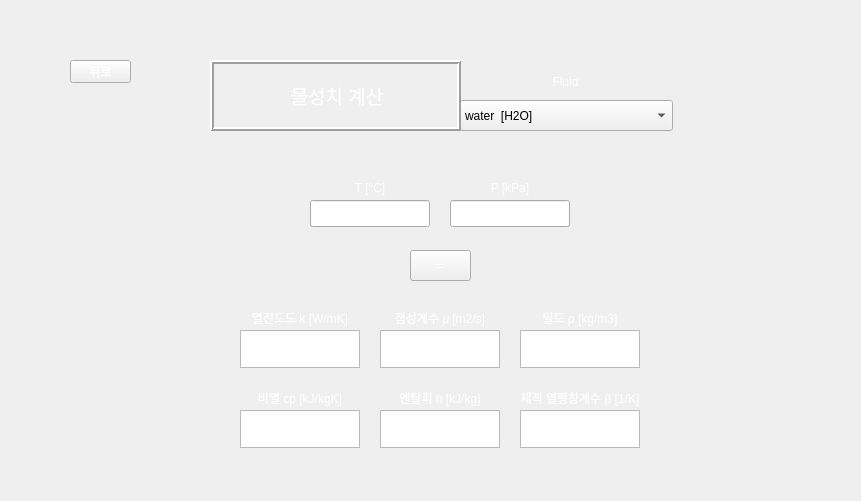
<?xml version="1.0" encoding="UTF-8"?>
<ui version="4.0">
 <class>Form</class>
 <widget class="QWidget" name="Form">
  <property name="geometry">
   <rect>
    <x>0</x>
    <y>0</y>
    <width>861</width>
    <height>501</height>
   </rect>
  </property>
  <property name="minimumSize">
   <size>
    <width>861</width>
    <height>501</height>
   </size>
  </property>
  <property name="maximumSize">
   <size>
    <width>861</width>
    <height>501</height>
   </size>
  </property>
  <property name="windowTitle">
   <string>Form</string>
  </property>
  <property name="styleSheet">
   <string notr="true">background-image: url(:/background/하얀거.png);</string>
  </property>
  <widget class="QPushButton" name="pushButton">
   <property name="geometry">
    <rect>
     <x>70</x>
     <y>60</y>
     <width>61</width>
     <height>23</height>
    </rect>
   </property>
   <property name="styleSheet">
    <string notr="true">QPushButton {
color: qlineargradient(spread:pad, x1:0, y1:1, x2:1, y2:0, stop:0 rgba(255, 255, 255, 255), stop:1 rgba(255, 255, 255, 255));
background-image: url(:/background/버튼2.png);
font: 10pt &quot;맑은 고딕&quot;;
}
QPushButton:hover{
border-image: url(:/background/버튼클릭2.png);
}</string>
   </property>
   <property name="text">
    <string>뒤로</string>
   </property>
  </widget>
  <widget class="QPushButton" name="pushButton_2">
   <property name="geometry">
    <rect>
     <x>410</x>
     <y>250</y>
     <width>61</width>
     <height>31</height>
    </rect>
   </property>
   <property name="styleSheet">
    <string notr="true">QPushButton {
color: qlineargradient(spread:pad, x1:0, y1:1, x2:1, y2:0, stop:0 rgba(255, 255, 255, 255), stop:1 rgba(255, 255, 255, 255));
background-image: url(:/background/버튼2.png);
font: 10pt &quot;맑은 고딕&quot;;
}
QPushButton:hover{
border-image: url(:/background/버튼클릭2.png);
}</string>
   </property>
   <property name="text">
    <string>=</string>
   </property>
  </widget>
  <widget class="QLabel" name="label">
   <property name="geometry">
    <rect>
     <x>310</x>
     <y>170</y>
     <width>120</width>
     <height>35</height>
    </rect>
   </property>
   <property name="styleSheet">
    <string notr="true">color: qlineargradient(spread:pad, x1:0, y1:1, x2:1, y2:0, stop:0 rgba(255, 255, 255, 255), stop:1 rgba(255, 255, 255, 255));
background-image: url(:/background/버튼2.png);
font: 10pt &quot;맑은 고딕&quot;;</string>
   </property>
   <property name="text">
    <string>T [°C]</string>
   </property>
   <property name="alignment">
    <set>Qt::AlignCenter</set>
   </property>
  </widget>
  <widget class="QLabel" name="label_2">
   <property name="geometry">
    <rect>
     <x>450</x>
     <y>170</y>
     <width>120</width>
     <height>35</height>
    </rect>
   </property>
   <property name="styleSheet">
    <string notr="true">color: qlineargradient(spread:pad, x1:0, y1:1, x2:1, y2:0, stop:0 rgba(255, 255, 255, 255), stop:1 rgba(255, 255, 255, 255));
background-image: url(:/background/버튼2.png);
font: 10pt &quot;맑은 고딕&quot;;</string>
   </property>
   <property name="text">
    <string>P [kPa]</string>
   </property>
   <property name="alignment">
    <set>Qt::AlignCenter</set>
   </property>
  </widget>
  <widget class="QLabel" name="label_9">
   <property name="geometry">
    <rect>
     <x>460</x>
     <y>62</y>
     <width>211</width>
     <height>40</height>
    </rect>
   </property>
   <property name="styleSheet">
    <string notr="true">color: qlineargradient(spread:pad, x1:0, y1:1, x2:1, y2:0, stop:0 rgba(255, 255, 255, 255), stop:1 rgba(255, 255, 255, 255));
background-image: url(:/background/버튼2.png);
font: 15pt &quot;맑은 고딕&quot;;</string>
   </property>
   <property name="text">
    <string>Fluid</string>
   </property>
   <property name="alignment">
    <set>Qt::AlignCenter</set>
   </property>
  </widget>
  <widget class="QLineEdit" name="lineEdit">
   <property name="geometry">
    <rect>
     <x>310</x>
     <y>200</y>
     <width>120</width>
     <height>27</height>
    </rect>
   </property>
   <property name="styleSheet">
    <string notr="true">
font: 12pt &quot;맑은 고딕&quot;;</string>
   </property>
   <property name="text">
    <string/>
   </property>
   <property name="frame">
    <bool>true</bool>
   </property>
  </widget>
  <widget class="QLineEdit" name="lineEdit_2">
   <property name="geometry">
    <rect>
     <x>450</x>
     <y>200</y>
     <width>120</width>
     <height>27</height>
    </rect>
   </property>
   <property name="styleSheet">
    <string notr="true">
font: 12pt &quot;맑은 고딕&quot;;</string>
   </property>
  </widget>
  <widget class="QLabel" name="label_11">
   <property name="geometry">
    <rect>
     <x>240</x>
     <y>300</y>
     <width>120</width>
     <height>35</height>
    </rect>
   </property>
   <property name="sizePolicy">
    <sizepolicy hsizetype="Expanding" vsizetype="Expanding">
     <horstretch>0</horstretch>
     <verstretch>0</verstretch>
    </sizepolicy>
   </property>
   <property name="styleSheet">
    <string notr="true">color: qlineargradient(spread:pad, x1:0, y1:1, x2:1, y2:0, stop:0 rgba(255, 255, 255, 255), stop:1 rgba(255, 255, 255, 255));
background-image: url(:/background/버튼2.png);
font: 8pt &quot;맑은 고딕&quot;;</string>
   </property>
   <property name="text">
    <string>열전도도 k [W/mK]</string>
   </property>
   <property name="alignment">
    <set>Qt::AlignCenter</set>
   </property>
  </widget>
  <widget class="QLabel" name="label_12">
   <property name="geometry">
    <rect>
     <x>380</x>
     <y>300</y>
     <width>120</width>
     <height>35</height>
    </rect>
   </property>
   <property name="sizePolicy">
    <sizepolicy hsizetype="Expanding" vsizetype="Expanding">
     <horstretch>0</horstretch>
     <verstretch>0</verstretch>
    </sizepolicy>
   </property>
   <property name="styleSheet">
    <string notr="true">color: qlineargradient(spread:pad, x1:0, y1:1, x2:1, y2:0, stop:0 rgba(255, 255, 255, 255), stop:1 rgba(255, 255, 255, 255));
background-image: url(:/background/버튼2.png);
font: 8pt &quot;맑은 고딕&quot;;</string>
   </property>
   <property name="text">
    <string>점성계수 𝜇 [m2/s]</string>
   </property>
   <property name="alignment">
    <set>Qt::AlignCenter</set>
   </property>
  </widget>
  <widget class="QTextBrowser" name="textBrowser">
   <property name="geometry">
    <rect>
     <x>240</x>
     <y>330</y>
     <width>120</width>
     <height>38</height>
    </rect>
   </property>
   <property name="sizePolicy">
    <sizepolicy hsizetype="Expanding" vsizetype="Preferred">
     <horstretch>0</horstretch>
     <verstretch>0</verstretch>
    </sizepolicy>
   </property>
   <property name="maximumSize">
    <size>
     <width>152</width>
     <height>38</height>
    </size>
   </property>
   <property name="styleSheet">
    <string notr="true">
font: 12pt &quot;맑은 고딕&quot;;</string>
   </property>
  </widget>
  <widget class="QTextBrowser" name="textBrowser_2">
   <property name="geometry">
    <rect>
     <x>380</x>
     <y>330</y>
     <width>120</width>
     <height>38</height>
    </rect>
   </property>
   <property name="sizePolicy">
    <sizepolicy hsizetype="Fixed" vsizetype="Preferred">
     <horstretch>0</horstretch>
     <verstretch>0</verstretch>
    </sizepolicy>
   </property>
   <property name="maximumSize">
    <size>
     <width>152</width>
     <height>38</height>
    </size>
   </property>
   <property name="styleSheet">
    <string notr="true">
font: 12pt &quot;맑은 고딕&quot;;</string>
   </property>
  </widget>
  <widget class="QLabel" name="label_13">
   <property name="geometry">
    <rect>
     <x>520</x>
     <y>300</y>
     <width>120</width>
     <height>35</height>
    </rect>
   </property>
   <property name="sizePolicy">
    <sizepolicy hsizetype="Expanding" vsizetype="Preferred">
     <horstretch>0</horstretch>
     <verstretch>0</verstretch>
    </sizepolicy>
   </property>
   <property name="styleSheet">
    <string notr="true">color: qlineargradient(spread:pad, x1:0, y1:1, x2:1, y2:0, stop:0 rgba(255, 255, 255, 255), stop:1 rgba(255, 255, 255, 255));
background-image: url(:/background/버튼2.png);
font: 8pt &quot;맑은 고딕&quot;;</string>
   </property>
   <property name="text">
    <string>밀도 ρ [kg/m3]</string>
   </property>
   <property name="alignment">
    <set>Qt::AlignCenter</set>
   </property>
  </widget>
  <widget class="QTextBrowser" name="textBrowser_3">
   <property name="geometry">
    <rect>
     <x>520</x>
     <y>330</y>
     <width>120</width>
     <height>38</height>
    </rect>
   </property>
   <property name="sizePolicy">
    <sizepolicy hsizetype="Fixed" vsizetype="Preferred">
     <horstretch>0</horstretch>
     <verstretch>0</verstretch>
    </sizepolicy>
   </property>
   <property name="maximumSize">
    <size>
     <width>152</width>
     <height>38</height>
    </size>
   </property>
   <property name="styleSheet">
    <string notr="true">
font: 12pt &quot;맑은 고딕&quot;;</string>
   </property>
  </widget>
  <widget class="QLabel" name="label_14">
   <property name="geometry">
    <rect>
     <x>240</x>
     <y>380</y>
     <width>120</width>
     <height>35</height>
    </rect>
   </property>
   <property name="sizePolicy">
    <sizepolicy hsizetype="Expanding" vsizetype="Preferred">
     <horstretch>0</horstretch>
     <verstretch>0</verstretch>
    </sizepolicy>
   </property>
   <property name="styleSheet">
    <string notr="true">color: qlineargradient(spread:pad, x1:0, y1:1, x2:1, y2:0, stop:0 rgba(255, 255, 255, 255), stop:1 rgba(255, 255, 255, 255));
background-image: url(:/background/버튼2.png);
font: 8pt &quot;맑은 고딕&quot;;</string>
   </property>
   <property name="text">
    <string>비열 cp [kJ/kgK]</string>
   </property>
   <property name="alignment">
    <set>Qt::AlignCenter</set>
   </property>
  </widget>
  <widget class="QLabel" name="label_15">
   <property name="geometry">
    <rect>
     <x>380</x>
     <y>380</y>
     <width>120</width>
     <height>35</height>
    </rect>
   </property>
   <property name="sizePolicy">
    <sizepolicy hsizetype="Expanding" vsizetype="Expanding">
     <horstretch>0</horstretch>
     <verstretch>0</verstretch>
    </sizepolicy>
   </property>
   <property name="styleSheet">
    <string notr="true">color: qlineargradient(spread:pad, x1:0, y1:1, x2:1, y2:0, stop:0 rgba(255, 255, 255, 255), stop:1 rgba(255, 255, 255, 255));
background-image: url(:/background/버튼2.png);
font: 8pt &quot;맑은 고딕&quot;;</string>
   </property>
   <property name="text">
    <string>엔탈피 h [kJ/kg]</string>
   </property>
   <property name="alignment">
    <set>Qt::AlignCenter</set>
   </property>
  </widget>
  <widget class="QLabel" name="label_16">
   <property name="geometry">
    <rect>
     <x>520</x>
     <y>380</y>
     <width>120</width>
     <height>35</height>
    </rect>
   </property>
   <property name="sizePolicy">
    <sizepolicy hsizetype="Expanding" vsizetype="Expanding">
     <horstretch>0</horstretch>
     <verstretch>0</verstretch>
    </sizepolicy>
   </property>
   <property name="styleSheet">
    <string notr="true">color: qlineargradient(spread:pad, x1:0, y1:1, x2:1, y2:0, stop:0 rgba(255, 255, 255, 255), stop:1 rgba(255, 255, 255, 255));
background-image: url(:/background/버튼2.png);
font: 6pt &quot;맑은 고딕&quot;;</string>
   </property>
   <property name="text">
    <string>체적 열팽창계수 β [1/K]</string>
   </property>
   <property name="alignment">
    <set>Qt::AlignCenter</set>
   </property>
  </widget>
  <widget class="QTextBrowser" name="textBrowser_4">
   <property name="geometry">
    <rect>
     <x>240</x>
     <y>410</y>
     <width>120</width>
     <height>38</height>
    </rect>
   </property>
   <property name="sizePolicy">
    <sizepolicy hsizetype="Fixed" vsizetype="Preferred">
     <horstretch>0</horstretch>
     <verstretch>0</verstretch>
    </sizepolicy>
   </property>
   <property name="maximumSize">
    <size>
     <width>152</width>
     <height>38</height>
    </size>
   </property>
   <property name="styleSheet">
    <string notr="true">
font: 12pt &quot;맑은 고딕&quot;;</string>
   </property>
  </widget>
  <widget class="QTextBrowser" name="textBrowser_5">
   <property name="geometry">
    <rect>
     <x>380</x>
     <y>410</y>
     <width>120</width>
     <height>38</height>
    </rect>
   </property>
   <property name="sizePolicy">
    <sizepolicy hsizetype="Fixed" vsizetype="Preferred">
     <horstretch>0</horstretch>
     <verstretch>0</verstretch>
    </sizepolicy>
   </property>
   <property name="maximumSize">
    <size>
     <width>152</width>
     <height>38</height>
    </size>
   </property>
   <property name="styleSheet">
    <string notr="true">
font: 12pt &quot;맑은 고딕&quot;;</string>
   </property>
  </widget>
  <widget class="QTextBrowser" name="textBrowser_6">
   <property name="geometry">
    <rect>
     <x>520</x>
     <y>410</y>
     <width>120</width>
     <height>38</height>
    </rect>
   </property>
   <property name="sizePolicy">
    <sizepolicy hsizetype="Fixed" vsizetype="Preferred">
     <horstretch>0</horstretch>
     <verstretch>0</verstretch>
    </sizepolicy>
   </property>
   <property name="maximumSize">
    <size>
     <width>152</width>
     <height>38</height>
    </size>
   </property>
   <property name="styleSheet">
    <string notr="true">
font: 12pt &quot;맑은 고딕&quot;;</string>
   </property>
  </widget>
  <widget class="QLabel" name="label_3">
   <property name="geometry">
    <rect>
     <x>0</x>
     <y>0</y>
     <width>861</width>
     <height>501</height>
    </rect>
   </property>
   <property name="styleSheet">
    <string notr="true">image: url(:/background/배경2.png);</string>
   </property>
   <property name="text">
    <string/>
   </property>
  </widget>
  <widget class="QComboBox" name="comboBox">
   <property name="geometry">
    <rect>
     <x>460</x>
     <y>100</y>
     <width>213</width>
     <height>31</height>
    </rect>
   </property>
   <property name="styleSheet">
    <string notr="true">background-image: url(:/background/하얀거.png);
font: 10pt &quot;맑은 고딕&quot;;</string>
   </property>
   <item>
    <property name="text">
     <string>water  [H2O]</string>
    </property>
   </item>
   <item>
    <property name="text">
     <string>air</string>
    </property>
   </item>
   <item>
    <property name="text">
     <string>1-Butene  [C4H8]</string>
    </property>
   </item>
   <item>
    <property name="text">
     <string>Acetone  [C3H6O]</string>
    </property>
   </item>
   <item>
    <property name="text">
     <string>Ammonia  [NH3]</string>
    </property>
   </item>
   <item>
    <property name="text">
     <string>Argon  [Ar]</string>
    </property>
   </item>
   <item>
    <property name="text">
     <string>Benzene  [C6H6]</string>
    </property>
   </item>
   <item>
    <property name="text">
     <string>CarbonDioxide  [CO2]</string>
    </property>
   </item>
   <item>
    <property name="text">
     <string>CarbonMonoxide  [CO]</string>
    </property>
   </item>
   <item>
    <property name="text">
     <string>CarbonylSulfide  [COS]</string>
    </property>
   </item>
   <item>
    <property name="text">
     <string>CycloHexane  [C6H12]</string>
    </property>
   </item>
   <item>
    <property name="text">
     <string>CycloPropane  [C3H6]</string>
    </property>
   </item>
   <item>
    <property name="text">
     <string>Cyclopentane  [C5H10]</string>
    </property>
   </item>
   <item>
    <property name="text">
     <string>D4  [C8H24O4Si4]</string>
    </property>
   </item>
   <item>
    <property name="text">
     <string>D5  [C10H30O5Si5]</string>
    </property>
   </item>
   <item>
    <property name="text">
     <string>D6  [C12H36O6Si6]</string>
    </property>
   </item>
   <item>
    <property name="text">
     <string>Deuterium  [D2]</string>
    </property>
   </item>
   <item>
    <property name="text">
     <string>Dichloroethane  [C2Cl2H4]</string>
    </property>
   </item>
   <item>
    <property name="text">
     <string>DiethylEther  [C4H10O]</string>
    </property>
   </item>
   <item>
    <property name="text">
     <string>DimethylCarbonate  [C3H6O3]</string>
    </property>
   </item>
   <item>
    <property name="text">
     <string>DimethylEther  [C2H6O]</string>
    </property>
   </item>
   <item>
    <property name="text">
     <string>Ethane  [C2H6]</string>
    </property>
   </item>
   <item>
    <property name="text">
     <string>Ethanol  [C2H6O]</string>
    </property>
   </item>
   <item>
    <property name="text">
     <string>EthylBenzene  [C8H10]</string>
    </property>
   </item>
   <item>
    <property name="text">
     <string>Ethylene  [C2H4]</string>
    </property>
   </item>
   <item>
    <property name="text">
     <string>EthyleneOxide  [C2H4O]</string>
    </property>
   </item>
   <item>
    <property name="text">
     <string>Fluorine  [F2]</string>
    </property>
   </item>
   <item>
    <property name="text">
     <string>HFE143m  [C2F3H3O]</string>
    </property>
   </item>
   <item>
    <property name="text">
     <string>HeavyWater  [D2O]</string>
    </property>
   </item>
   <item>
    <property name="text">
     <string>Helium  [He]</string>
    </property>
   </item>
   <item>
    <property name="text">
     <string>Hydrogen  [H2]</string>
    </property>
   </item>
   <item>
    <property name="text">
     <string>HydrogenChloride  [ClH]</string>
    </property>
   </item>
   <item>
    <property name="text">
     <string>HydrogenSulfide  [H2S]</string>
    </property>
   </item>
   <item>
    <property name="text">
     <string>IsoButane  [C4H10]</string>
    </property>
   </item>
   <item>
    <property name="text">
     <string>IsoButene  [C4H8]</string>
    </property>
   </item>
   <item>
    <property name="text">
     <string>Isohexane  [C6H14]</string>
    </property>
   </item>
   <item>
    <property name="text">
     <string>Isopentane  [C5H12]</string>
    </property>
   </item>
   <item>
    <property name="text">
     <string>Krypton  [Kr]</string>
    </property>
   </item>
   <item>
    <property name="text">
     <string>MD2M  [C10H30O3Si4]</string>
    </property>
   </item>
   <item>
    <property name="text">
     <string>MD3M  [C12H36O4Si5]</string>
    </property>
   </item>
   <item>
    <property name="text">
     <string>MD4M  [C14H42O5Si6]</string>
    </property>
   </item>
   <item>
    <property name="text">
     <string>MDM  [C8H24O2Si3]</string>
    </property>
   </item>
   <item>
    <property name="text">
     <string>MM  [C6H18OSi2]</string>
    </property>
   </item>
   <item>
    <property name="text">
     <string>Methane  [CH4]</string>
    </property>
   </item>
   <item>
    <property name="text">
     <string>Methanol  [CH4O]</string>
    </property>
   </item>
   <item>
    <property name="text">
     <string>MethylLinoleate  [C19H34O2]</string>
    </property>
   </item>
   <item>
    <property name="text">
     <string>MethylLinolenate  [C19H32O2]</string>
    </property>
   </item>
   <item>
    <property name="text">
     <string>MethylOleate  [C19H36O2]</string>
    </property>
   </item>
   <item>
    <property name="text">
     <string>MethylPalmitate  [C17H34O2]</string>
    </property>
   </item>
   <item>
    <property name="text">
     <string>MethylStearate  [C19H38O2]</string>
    </property>
   </item>
   <item>
    <property name="text">
     <string>Neon  [Ne]</string>
    </property>
   </item>
   <item>
    <property name="text">
     <string>Neopentane  [C5H12]</string>
    </property>
   </item>
   <item>
    <property name="text">
     <string>Nitrogen  [N2]</string>
    </property>
   </item>
   <item>
    <property name="text">
     <string>NitrousOxide  [N2O]</string>
    </property>
   </item>
   <item>
    <property name="text">
     <string>Novec649  [C6F12O]</string>
    </property>
   </item>
   <item>
    <property name="text">
     <string>OrthoDeuterium</string>
    </property>
   </item>
   <item>
    <property name="text">
     <string>OrthoHydrogen</string>
    </property>
   </item>
   <item>
    <property name="text">
     <string>Oxygen  [O2]</string>
    </property>
   </item>
   <item>
    <property name="text">
     <string>ParaDeuterium</string>
    </property>
   </item>
   <item>
    <property name="text">
     <string>ParaHydrogen</string>
    </property>
   </item>
   <item>
    <property name="text">
     <string>Propylene  [C3H6]</string>
    </property>
   </item>
   <item>
    <property name="text">
     <string>Propyne  [C3H4]</string>
    </property>
   </item>
   <item>
    <property name="text">
     <string>R11</string>
    </property>
   </item>
   <item>
    <property name="text">
     <string>R113</string>
    </property>
   </item>
   <item>
    <property name="text">
     <string>R114</string>
    </property>
   </item>
   <item>
    <property name="text">
     <string>R115</string>
    </property>
   </item>
   <item>
    <property name="text">
     <string>R116</string>
    </property>
   </item>
   <item>
    <property name="text">
     <string>R12</string>
    </property>
   </item>
   <item>
    <property name="text">
     <string>R123</string>
    </property>
   </item>
   <item>
    <property name="text">
     <string>R1233zd(E)</string>
    </property>
   </item>
   <item>
    <property name="text">
     <string>R1234yf</string>
    </property>
   </item>
   <item>
    <property name="text">
     <string>R1234ze(E)</string>
    </property>
   </item>
   <item>
    <property name="text">
     <string>R1234ze(Z)</string>
    </property>
   </item>
   <item>
    <property name="text">
     <string>R124</string>
    </property>
   </item>
   <item>
    <property name="text">
     <string>R1243zf</string>
    </property>
   </item>
   <item>
    <property name="text">
     <string>R125</string>
    </property>
   </item>
   <item>
    <property name="text">
     <string>R13</string>
    </property>
   </item>
   <item>
    <property name="text">
     <string>R134a</string>
    </property>
   </item>
   <item>
    <property name="text">
     <string>R13l1</string>
    </property>
   </item>
   <item>
    <property name="text">
     <string>R14</string>
    </property>
   </item>
   <item>
    <property name="text">
     <string>R141b</string>
    </property>
   </item>
   <item>
    <property name="text">
     <string>R142b</string>
    </property>
   </item>
   <item>
    <property name="text">
     <string>R143a</string>
    </property>
   </item>
   <item>
    <property name="text">
     <string>R152A</string>
    </property>
   </item>
   <item>
    <property name="text">
     <string>R161</string>
    </property>
   </item>
   <item>
    <property name="text">
     <string>R21</string>
    </property>
   </item>
   <item>
    <property name="text">
     <string>R218</string>
    </property>
   </item>
   <item>
    <property name="text">
     <string>R22</string>
    </property>
   </item>
   <item>
    <property name="text">
     <string>R227EA</string>
    </property>
   </item>
   <item>
    <property name="text">
     <string>R23</string>
    </property>
   </item>
   <item>
    <property name="text">
     <string>R236EA</string>
    </property>
   </item>
   <item>
    <property name="text">
     <string>R236FA</string>
    </property>
   </item>
   <item>
    <property name="text">
     <string>R245ca</string>
    </property>
   </item>
   <item>
    <property name="text">
     <string>R245fa</string>
    </property>
   </item>
   <item>
    <property name="text">
     <string>R32</string>
    </property>
   </item>
   <item>
    <property name="text">
     <string>R365MFC</string>
    </property>
   </item>
   <item>
    <property name="text">
     <string>R40</string>
    </property>
   </item>
   <item>
    <property name="text">
     <string>R404A</string>
    </property>
   </item>
   <item>
    <property name="text">
     <string>R407C</string>
    </property>
   </item>
   <item>
    <property name="text">
     <string>R41</string>
    </property>
   </item>
   <item>
    <property name="text">
     <string>R410A</string>
    </property>
   </item>
   <item>
    <property name="text">
     <string>R507A</string>
    </property>
   </item>
   <item>
    <property name="text">
     <string>RC318</string>
    </property>
   </item>
   <item>
    <property name="text">
     <string>SES36</string>
    </property>
   </item>
   <item>
    <property name="text">
     <string>SulfurDioxide  [O2S]</string>
    </property>
   </item>
   <item>
    <property name="text">
     <string>SulfurHexafluoride  [F6S]</string>
    </property>
   </item>
   <item>
    <property name="text">
     <string>Toluene  [C7H8]</string>
    </property>
   </item>
   <item>
    <property name="text">
     <string>Xenon  [Xe]</string>
    </property>
   </item>
   <item>
    <property name="text">
     <string>cis-2-Butene  [C4H8]</string>
    </property>
   </item>
   <item>
    <property name="text">
     <string>m-Xylene  [C8H10]</string>
    </property>
   </item>
   <item>
    <property name="text">
     <string>n-Butane  [C4H10]</string>
    </property>
   </item>
   <item>
    <property name="text">
     <string>n-Decane  [C10H22]</string>
    </property>
   </item>
   <item>
    <property name="text">
     <string>n-Dodecane  [C12H26]</string>
    </property>
   </item>
   <item>
    <property name="text">
     <string>n-Heptane  [C7H16]</string>
    </property>
   </item>
   <item>
    <property name="text">
     <string>n-Hexane  [C6H14]</string>
    </property>
   </item>
   <item>
    <property name="text">
     <string>n-Nonane  [C9H20]</string>
    </property>
   </item>
   <item>
    <property name="text">
     <string>n-Octane  [C8H18]</string>
    </property>
   </item>
   <item>
    <property name="text">
     <string>n-Pentane  [C5H12]</string>
    </property>
   </item>
   <item>
    <property name="text">
     <string>n-Propane  [C3H8]</string>
    </property>
   </item>
   <item>
    <property name="text">
     <string>n-Undecane  [C11H24]</string>
    </property>
   </item>
   <item>
    <property name="text">
     <string>o-Xylene  [C8H10]</string>
    </property>
   </item>
   <item>
    <property name="text">
     <string>p-Xylene  [C8H10]</string>
    </property>
   </item>
   <item>
    <property name="text">
     <string>trans-2-Butene  [C4H8]</string>
    </property>
   </item>
  </widget>
  <widget class="QLabel" name="label_4">
   <property name="geometry">
    <rect>
     <x>210</x>
     <y>60</y>
     <width>251</width>
     <height>71</height>
    </rect>
   </property>
   <property name="styleSheet">
    <string notr="true">font: 10pt &quot;맑은 고딕&quot;;
color: rgb(255, 255, 255);
background-image: url(:/background/버튼2.png);</string>
   </property>
   <property name="frameShape">
    <enum>QFrame::Box</enum>
   </property>
   <property name="frameShadow">
    <enum>QFrame::Raised</enum>
   </property>
   <property name="lineWidth">
    <number>2</number>
   </property>
   <property name="text">
    <string>&lt;!DOCTYPE HTML PUBLIC &quot;-//W3C//DTD HTML 4.0//EN&quot; &quot;http://www.w3.org/TR/REC-html40/strict.dtd&quot;&gt;
&lt;html&gt;&lt;head&gt;&lt;meta name=&quot;qrichtext&quot; content=&quot;1&quot; /&gt;&lt;style type=&quot;text/css&quot;&gt;
p, li { white-space: pre-wrap; }
&lt;/style&gt;&lt;/head&gt;&lt;body style=&quot; font-family:'맑은 고딕'; font-size:10pt; font-weight:400; font-style:normal;&quot;&gt;
&lt;p align=&quot;center&quot; style=&quot; margin-top:12px; margin-bottom:12px; margin-left:0px; margin-right:0px; -qt-block-indent:0; text-indent:0px;&quot;&gt;&lt;span style=&quot; font-size:14pt;&quot;&gt;물성치 계산&lt;/span&gt;&lt;/p&gt;&lt;/body&gt;&lt;/html&gt;</string>
   </property>
   <property name="buddy">
    <cstring>pushButton</cstring>
   </property>
  </widget>
  <zorder>label_3</zorder>
  <zorder>pushButton</zorder>
  <zorder>pushButton_2</zorder>
  <zorder>label</zorder>
  <zorder>label_2</zorder>
  <zorder>label_9</zorder>
  <zorder>lineEdit</zorder>
  <zorder>lineEdit_2</zorder>
  <zorder>label_11</zorder>
  <zorder>label_12</zorder>
  <zorder>textBrowser</zorder>
  <zorder>textBrowser_2</zorder>
  <zorder>label_13</zorder>
  <zorder>textBrowser_3</zorder>
  <zorder>label_14</zorder>
  <zorder>label_15</zorder>
  <zorder>label_16</zorder>
  <zorder>textBrowser_4</zorder>
  <zorder>textBrowser_5</zorder>
  <zorder>textBrowser_6</zorder>
  <zorder>comboBox</zorder>
  <zorder>label_4</zorder>
 </widget>
 <resources>
  <include location="../resource/resources.qrc"/>
 </resources>
 <connections/>
</ui>
